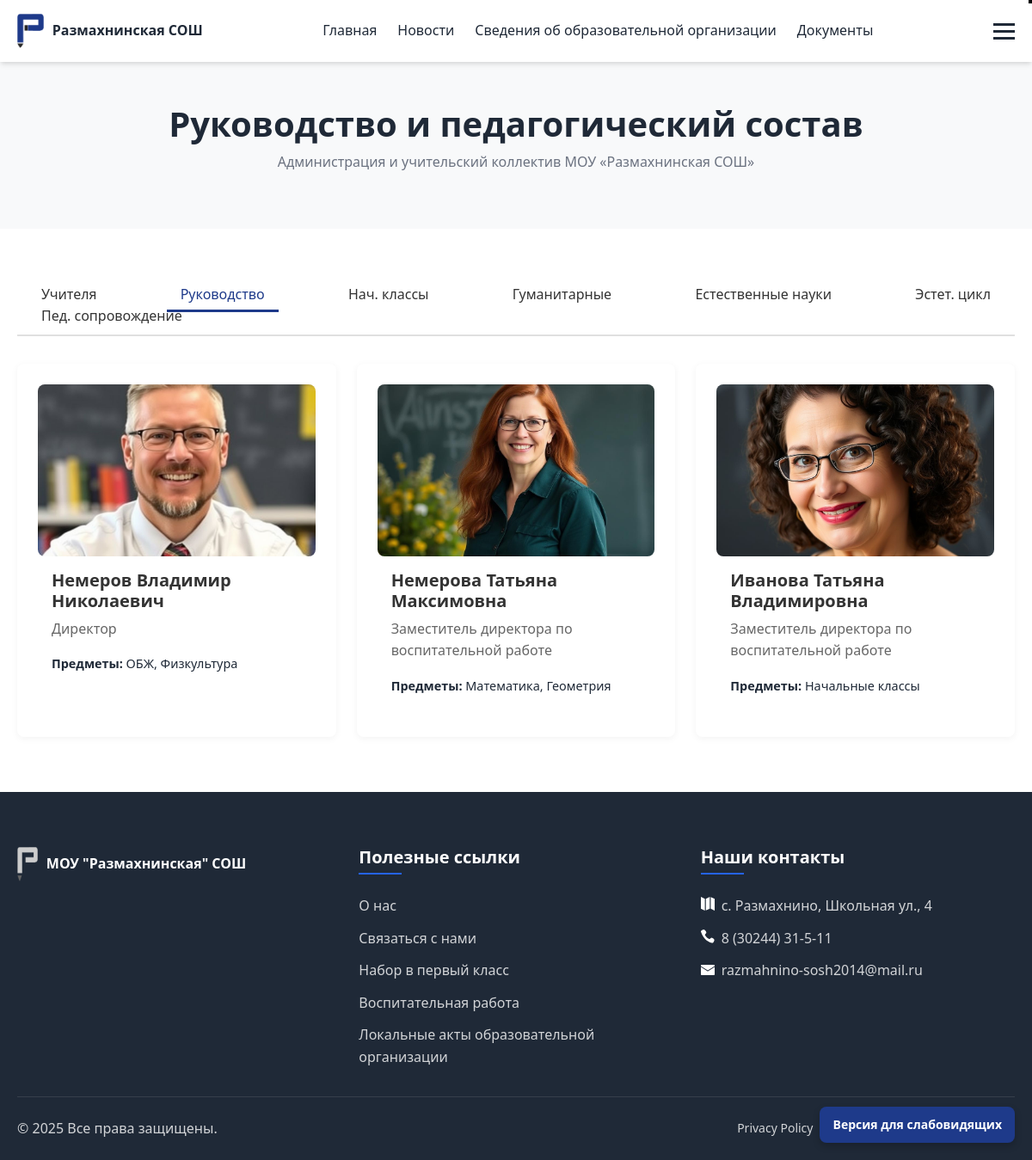
The app's page /rucovodstvo/?category=leadership with its own data.
### www/models.py (models this page shows, shortened)
class Teacher(models.Model):
    name = models.CharField(max_length=100)
    position = models.CharField(max_length=100)
    bio = models.TextField()
    subjects = models.ManyToManyField("schedule.Subject")
    image = models.ImageField(upload_to='faculty_images/', blank=True)
    education = models.TextField(blank=True, verbose_name='Образование')
    experience = models.CharField(max_length=50, blank=True, verbose_name='Опыт работы')
    category = models.CharField(max_length=100, blank=True, verbose_name='Квалификационная категория')
    awards = models.TextField(blank=True, verbose_name='Награды')
    phone = models.CharField(max_length=20, blank=True, verbose_name='Телефон')
    email = models.EmailField(blank=True, verbose_name='Email')
    reception_hours = models.CharField(max_length=100, blank=True, verbose_name='Часы приема')
    additional = models.TextField(blank=True, verbose_name='Дополнительная информация')
    class Meta:
        verbose_name = 'Учитель'
        verbose_name_plural = 'Учителя'

### schedule/models.py (models this page shows)
class Subject(models.Model):
    name = models.CharField(max_length=100)
    def __str__(self):
        return self.name
    class Meta:
        verbose_name = 'Предмет'
        verbose_name_plural = 'Предметы'

### www/views.py (the view)
# urls.py: path('rucovodstvo/', staff, name='staff'),
def staff(request):
    all_teachers = Teacher.objects.all().prefetch_related('subjects')
    leadership = all_teachers.filter(
        position__in=['Директор', 'Заместитель директора по учебно-воспитательной работе',
                      'Заместитель директора по воспитательной работе',
                      'Заместитель директора по административно-хозяйственной части']
    )
    categories = [
        {'id': 'all', 'name': 'Учителя'},
        {'id': 'leadership', 'name': 'Руководство'},
        {'id': 'primary', 'name': 'Нач. классы'},
        {'id': 'humanities', 'name': 'Гуманитарные'},
        {'id': 'science', 'name': 'Естественные науки'},
        {'id': 'arts', 'name': 'Эстет. цикл'},
        {'id': 'support', 'name': 'Пед. сопровождение'},
    ]
    selected_category_id = request.GET.get('category', 'all')
    selected_category = next((c for c in categories if c['id'] == selected_category_id), categories[0])
    if selected_category_id == 'all':
        filtered_teachers = all_teachers.exclude(id__in=leadership.values_list('id', flat=True))
    elif selected_category_id == 'leadership':
        filtered_teachers = leadership
    elif selected_category_id == 'primary':
        filtered_teachers = all_teachers.filter(position__icontains='начал')  # Исправлен синтаксис
    elif selected_category_id == 'humanities':
        humanities_subjects = ['русск', 'литератур', 'истори', 'обществознан', 'английск']
        filtered_teachers = all_teachers.filter(
            subjects__name__iregex=r'(' + '|'.join(humanities_subjects) + ')'
        ).distinct()
    elif selected_category_id == 'science':
        science_subjects = ['математ', 'Матем', 'физик', 'информатик', 'хими', 'биологи', 'географи']
        filtered_teachers = all_teachers.filter(
            subjects__name__iregex=r'(' + '|'.join(science_subjects) + ')'
        ).distinct()
    elif selected_category_id == 'arts':
        arts_subjects = ['музык', 'изобразительн', 'технолог', 'физкультур']
        filtered_teachers = all_teachers.filter(
            subjects__name__iregex=r'(' + '|'.join(arts_subjects) + ')'
        ).distinct()
    elif selected_category_id == 'support':
        support_positions = ['психолог', 'социальный педагог', 'библиотекарь']
        filtered_teachers = all_teachers.filter(
            position__iregex=r'(' + '|'.join(support_positions) + ')'
        )
    else:
        filtered_teachers = all_teachers.none()
    stats = {
        'total_teachers': all_teachers.count(),
        'higher_education': all_teachers.count(),  # Предполагаем, что все с высшим образованием
    }
    context = {
        'leadership': leadership,
        'teachers': filtered_teachers,
        'stats': stats,
        'categories': categories,
        'selected_category': selected_category,
    }
    return render(request, 'staff.html', context)

### templates/staff.html (shortened to what this page needs)
{% extends 'include/base.html' %}
{% load static %}
{% block content %}
    <section class="page-header">
        <div class="container text-center">
            <h1>Руководство и педагогический состав</h1>
            <p>Администрация и учительский коллектив МОУ «Размахнинская СОШ»</p>
        </div>
    </section>
    <section class="staff-section section-padding">
        <div class="container">
            <div class="category-filter text-center mb-5">
                <ul class="nav nav-pills justify-content-center">
                    {% for category in categories %}
                        <li class="nav-item">
                            <a class="nav-link {% if category.id == selected_category.id %}active{% endif %}"
                               href="?category={{ category.id }}">{{ category.name }}</a>
                        </li>
                    {% endfor %}
                </ul>
            </div>
            <div class="info-grid">
                {% for person in teachers %}
                    <div class="info-card">
                        <div class="staff-image mb-3">
                            {% if person.image %}
                                <img src="{{ person.image.url }}" alt="{{ person.name }}">
                            {% else %}
                                <img src="{% static 'images/default_teacher.jpg' %}" alt="{{ person.name }}">
                            {% endif %}
                        </div>
                        <h3>{{ person.name }}</h3>
                        <p class="position">{{ person.position }}</p>
                        <ul class="teacher-info">
                            {% if person.subjects.all %}
                                <li><strong>Предметы:</strong> {{ person.subjects.all|join:", " }}</li>{% endif %}
                        </ul>
                    </div>
                {% endfor %}
            </div>
        </div>
    </section>
{% endblock %}

### static/css/style.css (style rules this page uses)
:root { --primary-color: #1e3a8a; --primary-light: #2563eb; --secondary-color: #f59e0b; --text-color: #1f2937; --text-light: #6b7280; --background-color: #ffffff; --background-alt: #f3f4f6; --border-color: #e5e7eb; --success-color: #10b981; --error-color: #ef4444; --box-shadow: 0 4px 6px -1px rgba(0, 0, 0, 0.1), 0 2px 4px -1px rgba(0, 0, 0, 0.06); --transition: all 0.3s ease; }
* { margin: 0; padding: 0; box-sizing: border-box; }
body { font-family: "Segoe UI", Tahoma, Geneva, Verdana, sans-serif; color: var(--text-color); line-height: 1.6; background-color: var(--background-color); }
.container { max-width: 1200px; margin: 0 auto; padding: 0 20px; }
a { text-decoration: none; color: var(--primary-color); transition: var(--transition); }
ul { list-style: none; }
img { max-width: 100%; height: auto; }
h1, h2, h3, h4, h5, h6 { font-weight: 700; line-height: 1.2; margin-bottom: 1rem; }
h1 { font-size: 2.5rem; }
h3 { font-size: 1.5rem; }
p { margin-bottom: 1rem; }
section { padding: 4rem 0; }
.position { font-size: 16px; color: gray; }
.page-header { background-color: var(--background-alt); padding: 3rem 0; text-align: center; }
.info-card { background-color: var(--background-alt); border-radius: 0.5rem; padding: 2rem; box-shadow: var(--box-shadow); }

### templates/staff.html (style rules this page uses)
.page-header { padding: 3rem 0; background-color: #f8f9fa; text-align: center; }
.page-header h1 { margin-bottom: .5rem; }
.page-header p { color: var(--text-light); }
.staff-section { padding: 4rem 0; }
.category-filter .nav-link { color: #666; border-radius: 30px; padding: 8px 20px; margin: 0 5px; transition: all .3s; }
.category-filter .nav-link.active { background-color: var(--primary-color); color: #fff; }
.info-grid { display: grid; grid-template-columns: repeat(auto-fill, minmax(280px, 1fr)); gap: 1.5rem; }
.info-card { background: #fff; border-radius: .5rem; box-shadow: var(--box-shadow); padding: 1.5rem; transition: transform .3s, box-shadow .3s; }
.staff-image { width: 100%; height: 200px; overflow: hidden; border-radius: .5rem; margin-bottom: 1rem; }
.staff-image img { width: 100%; height: 100%; object-fit: cover; }
.info-card h3 { margin-bottom: .5rem; font-size: 1.25rem; color: #333; }
.info-card .position { font-size: 1rem; color: #666; margin-bottom: .75rem; }
.teacher-info { list-style: none; padding: 0; font-size: .9rem; }
.teacher-info li { margin-bottom: .5rem; }
.category-filter { padding-bottom: .5rem; border-bottom: 2px solid #e0e0e0; }
.category-filter .nav-pills { border-bottom: none; display: flex ; flex-wrap: wrap; justify-content: space-between; }
.category-filter .nav-pills .nav-link { position: relative; margin: 0 .75rem; padding: .5rem 1rem; color: #333; background: none; border-radius: 0; transition: color .3s; }
.category-filter .nav-pills .nav-link.active { color: var(--primary-color); }
.category-filter .nav-pills .nav-link.active::after { content: ''; position: absolute; bottom: -2px; left: 0; right: 0; height: 3px; background: var(--primary-color); }
.info-grid { display: grid; grid-template-columns: repeat(auto-fill, minmax(280px, 1fr)); gap: 1.5rem; margin-top: 2rem; }
.info-card { background: #fff; border-radius: .5rem; box-shadow: 0 2px 8px rgba(0, 0, 0, 0.05); overflow: hidden; transition: transform .3s, box-shadow .3s; }
.staff-image { width: 100%; height: 200px; overflow: hidden; }
.info-card h3 { margin: 1rem 1rem .5rem; font-size: 1.25rem; color: #333; }
.info-card .position { margin: 0 1rem 1rem; font-size: 1rem; color: #666; }
.teacher-info { list-style: none; padding: 0 1rem 1rem; font-size: .9rem; }

### records on screen
Teacher: image (picture), name "Немеров Владимир Николаевич", position "Директор", subjects.all "ОБЖ, Физкультура"
Teacher: image (picture), name "Немерова Татьяна Максимовна", position "Заместитель директора по воспитательной работе", subjects.all "Математика, Геометрия"
Teacher: image (picture), name "Иванова Татьяна Владимировна", position "Заместитель директора по воспитательной работе", subjects.all "Начальные классы"

### other values on screen
{{ category.name }} "Учителя" "Руководство" "Нач. классы" "Гуманитарные" "Естественные науки" "Эстет. цикл" "Пед. сопровождение"
